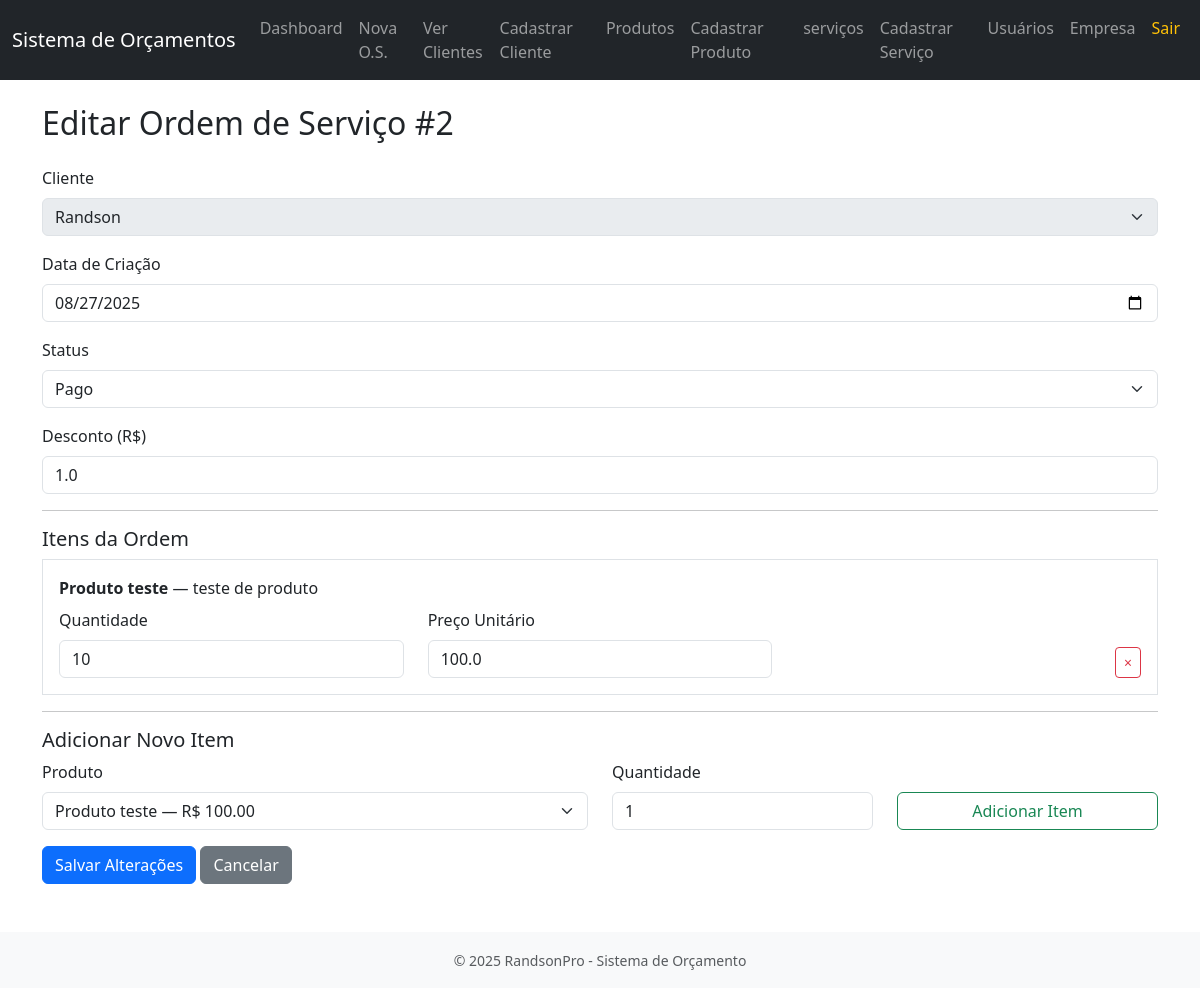
/os/2/editar (signed in), run on the app's committed database.
### orcamento_sistema/models.py (models this page shows)
class OrdemServico(db.Model):
    __tablename__ = 'ordens_servico'
    id = db.Column(db.Integer, primary_key=True)
    cliente_id = db.Column(db.Integer, db.ForeignKey('clientes.id'), nullable=False)
    observacoes = db.Column(db.Text)
    data_criacao = db.Column(db.DateTime, default=datetime.utcnow)
    desconto = db.Column(db.Float, default=0.0)
    status = db.Column(db.String(50), default='Aberta')
    status = db.Column(db.String(50), default='Aberta')
    itens_os = db.relationship('ItemOS', backref='ordem', cascade='all, delete-orphan')  # ✅ nome ajustado

class Cliente(db.Model):
    __tablename__ = 'clientes'
    id = db.Column(db.Integer, primary_key=True)
    nome = db.Column(db.String(100), nullable=False)
    telefone = db.Column(db.String(20))
    email = db.Column(db.String(100))
    cpf_cnpj = db.Column(db.String(20))
    ordens = db.relationship('OrdemServico', backref='cliente', cascade='all, delete-orphan')

class ItemOS(db.Model):
    __tablename__ = 'itens_os'
    id = db.Column(db.Integer, primary_key=True)
    os_id = db.Column(db.Integer, db.ForeignKey('ordens_servico.id'), nullable=False)
    produto_id = db.Column(db.Integer, db.ForeignKey('produtos.id'), nullable=False)
    quantidade = db.Column(db.Integer, nullable=False)
    produto = db.relationship('Produto')

class Produto(db.Model):
    __tablename__ = 'produtos'
    id = db.Column(db.Integer, primary_key=True)
    nome = db.Column(db.String(100), nullable=False)
    descricao = db.Column(db.String(200))
    preco = db.Column(db.Float, nullable=False)

### orcamento_sistema/app.py (the view, shortened to what this page needs)
@app.route('/os/<int:os_id>/editar', methods=['GET', 'POST'])
@login_required
def editar_os(os_id):
    os = OrdemServico.query.get_or_404(os_id)
    produtos = Produto.query.all()
    return render_template('editar_os.html', os=os, produtos=produtos)

### orcamento_sistema/app.py (called while the page is built)
def login_required(f):
    @wraps(f)
    def decorated_function(*args, **kwargs):
        if 'usuario_id' not in session:
            return redirect(url_for('login'))
        return f(*args, **kwargs)
    return decorated_function

@app.context_processor
def inject_datetime():
    return {'datetime': datetime}

### orcamento_sistema/templates/editar_os.html (shortened to what this page needs)
{% extends 'base.html' %}
{% block content %}
<h2 class="mb-4">Editar Ordem de Serviço #{{ os.id }}</h2>
<form method="POST" action="{{ url_for('editar_os', os_id=os.id) }}">
  <div class="mb-3">
    <label for="cliente" class="form-label">Cliente</label>
    <select name="cliente_id" id="cliente" class="form-select" disabled>
      <option value="{{ os.cliente.id }}">{{ os.cliente.nome }}</option>
    </select>
  </div>
  <div class="mb-3">
    <label for="data_criacao" class="form-label">Data de Criação</label>
    <input type="date" name="data_criacao" id="data_criacao" class="form-control"
           value="{{ os.data_criacao.strftime('%Y-%m-%d') }}">
  </div>
  <div class="mb-3">
    <label for="status" class="form-label">Status</label>
    <select name="status" id="status" class="form-select">
      {% for s in ['Aberta', 'Em andamento', 'Finalizada', 'Cancelada', 'Pago'] %}
        <option value="{{ s }}" {% if os.status == s %}selected{% endif %}>{{ s }}</option>
      {% endfor %}
    </select>
  </div>
  <div class="mb-3">
    <label for="desconto" class="form-label">Desconto (R$)</label>
    <input type="number" step="0.01" name="desconto" id="desconto" class="form-control"
           value="{{ os.desconto or 0 }}">
  </div>
  <hr>
  <h5>Itens da Ordem</h5>
  {% for item in os.itens_os %}
    <div class="border p-3 mb-3">
      <div class="mb-2">
        <strong>{{ item.produto.nome }}</strong> — {{ item.produto.descricao }}
      </div>
      <div class="row">
        <div class="col-md-4">
          <label class="form-label">Quantidade</label>
          <input type="number" name="quantidade_{{ item.id }}" class="form-control"
                 value="{{ item.quantidade }}">
        </div>
        <div class="col-md-4">
          <label class="form-label">Preço Unitário</label>
          <input type="number" step="0.01" name="preco_{{ item.id }}" class="form-control"
                 value="{{ item.produto.preco }}">
        </div>
        <div class="col-md-4 d-flex justify-content-end align-items-end">
          <button type="submit" name="excluir_item" value="{{ item.id }}" class="btn btn-outline-danger btn-sm" title="Excluir">
            <span aria-hidden="true">&times;</span>
          </button>
        </div>
       </div>
    </div>
  {% endfor %}
  <hr>
  <h5>Adicionar Novo Item</h5>
  <div class="row mb-3">
    <div class="col-md-6">
      <label for="novo_produto_id" class="form-label">Produto</label>
      <select name="novo_produto_id" id="novo_produto_id" class="form-select">
        {% for produto in produtos %}
          <option value="{{ produto.id }}">{{ produto.nome }} — R$ {{ '%.2f'|format(produto.preco) }}</option>
        {% endfor %}
      </select>
    </div>
    <div class="col-md-3">
      <label for="nova_quantidade" class="form-label">Quantidade</label>
      <input type="number" name="nova_quantidade" id="nova_quantidade" class="form-control" value="1">
    </div>
    <div class="col-md-3 d-flex align-items-end">
      <button type="submit" name="adicionar_item" value="1" class="btn btn-outline-success w-100">
        Adicionar Item
      </button>
    </div>
  </div>
  <button type="submit" class="btn btn-primary">Salvar Alterações</button>
  <a href="{{ url_for('visualizar_os', os_id=os.id) }}" class="btn btn-secondary">Cancelar</a>
</form>
{% endblock %}

### data on the page
OrdemServico: id "2", data_criacao "08/27/2025", status "Pago", desconto "1.0"
Cliente: cliente_id "Randson"
ItemOS: produto.nome "Produto teste", produto.descricao "teste de produto", quantidade "10", produto.preco "100.0", {{ item.id }} 4 (drawn)

### other printed values
form field novo_produto_id "Produto teste — R$ 100.00"
